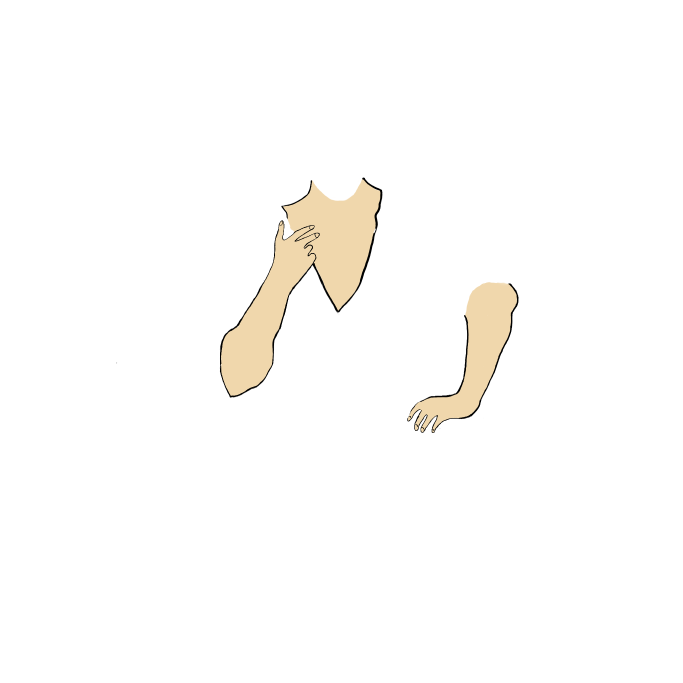
#> input picture local/cossack_mamai/body/body.png, 2048 x 2048 px, found by its file name (shown at 1/3 size)
$ python playground.py
#> lines starting #> are read from the running program, lines starting #| are printed output that depends on the picture
### background.py
from PIL import Image, ImageDraw

# n = lambda: random.randint(0, 256)
# rand_color = (n(), n(), n())
nice_pinkish = (233, 125, 161)
nice_redish = (226, 87, 82)


def generate_background(dimension=560, color=(233, 125, 161), second_color=(255, 239, 0)):
#> called with dimension = 2048, color = (197, 215, 20), second_color = (255, 239, 0)
    original_img = Image.new('RGBA', (dimension, dimension))
#> original_img: PIL image 2048x2048 RGBA; every value is 0
    draw = ImageDraw.Draw(original_img)
    border = (0, 0, dimension, dimension/2)
    draw.rectangle(border, color)
    bottom_border = (0, dimension/2, dimension, dimension)
    draw.rectangle(bottom_border, second_color)
    return original_img


# main(560, rand_color)

### playground.py
from PIL import Image
import os
from background import generate_background
import random

mamai = os.listdir('./cossack_mamai')
print(mamai)


def compose_png(*args):
    n = lambda: random.randint(0, 256)
    white = (256, 256, 256)
    rand = (n(), n(), n())
    background = generate_background(dimension=2048, color=white)
    for img in args:
        background = Image.alpha_composite(background, img)
    return background


n = lambda: random.randint(0, 256)
im0 = generate_background(dimension=2048, color=(n(), n(), n()))
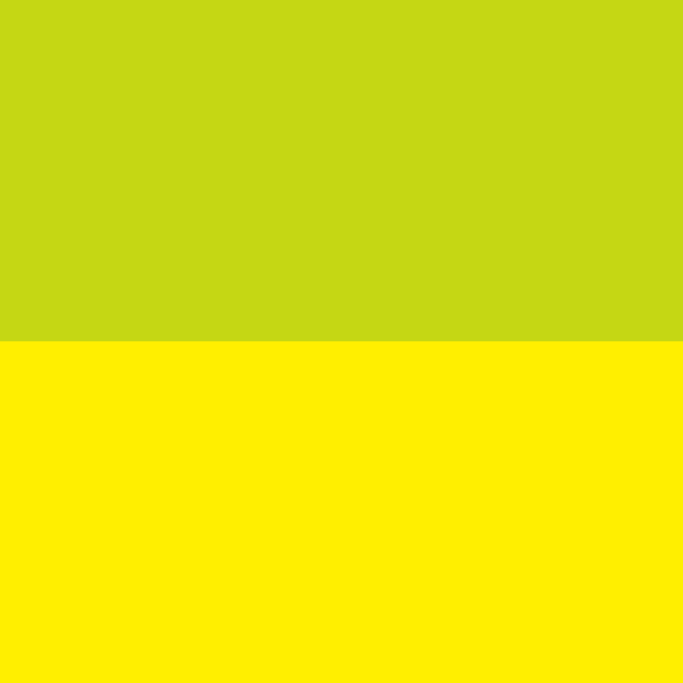
#> im0: PIL image 2048x2048 RGBA (shown at 1/3 size); mean R, G, B, A 226, 227, 10, 255
im1 = Image.open('./cossack_mamai/body.png').convert('RGBA')
#> im1 is the input picture: PIL image 2048x2048 RGBA; mean R, G, B, A 9.5, 8.5, 6.8, 10.8
im2 = Image.open('./cossack_mamai/shirt.png').convert('RGBA')
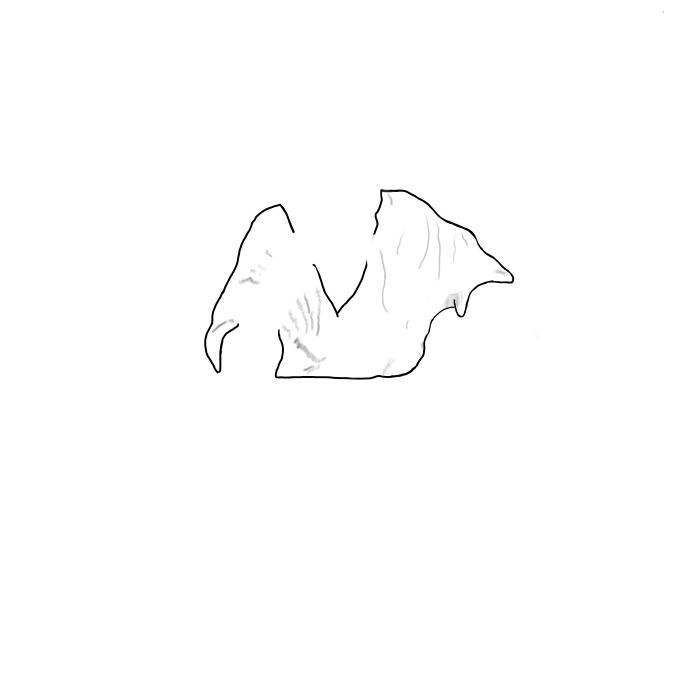
#> input picture local/cossack_mamai/rest/shirt.png, 2048 x 2048 px, found by its file name (shown at 1/3 size)
#> im2 is the input picture: PIL image 2048x2048 RGBA; mean R, G, B, A 0.5, 0.5, 0.5, 1.3
im3 = Image.open('./cossack_mamai/pants.png').convert('RGBA')
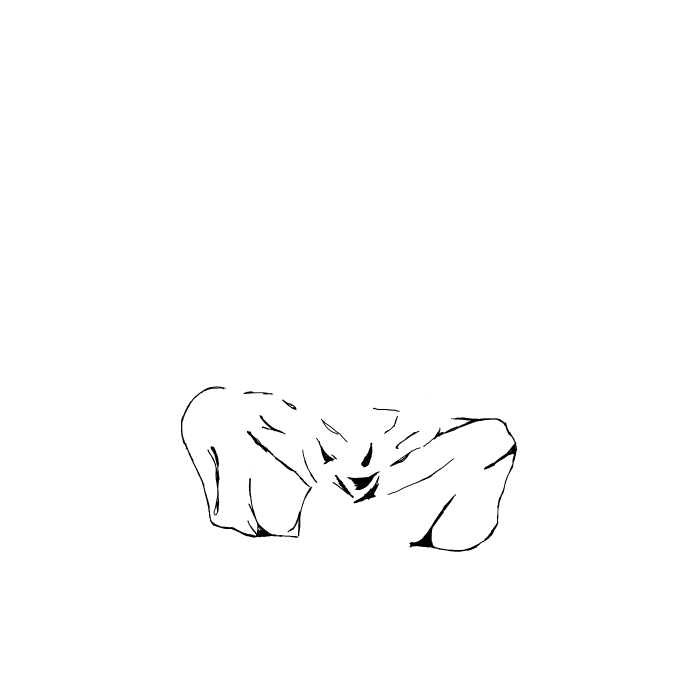
#> input picture local/cossack_mamai/rest/pants.png, 2048 x 2048 px, found by its file name (shown at 1/3 size)
#> im3 is the input picture: PIL image 2048x2048 RGBA; mean R, G, B, A 0, 0, 0, 1.7

#> (the run stopped early here; a loop or call above may not have finished)
